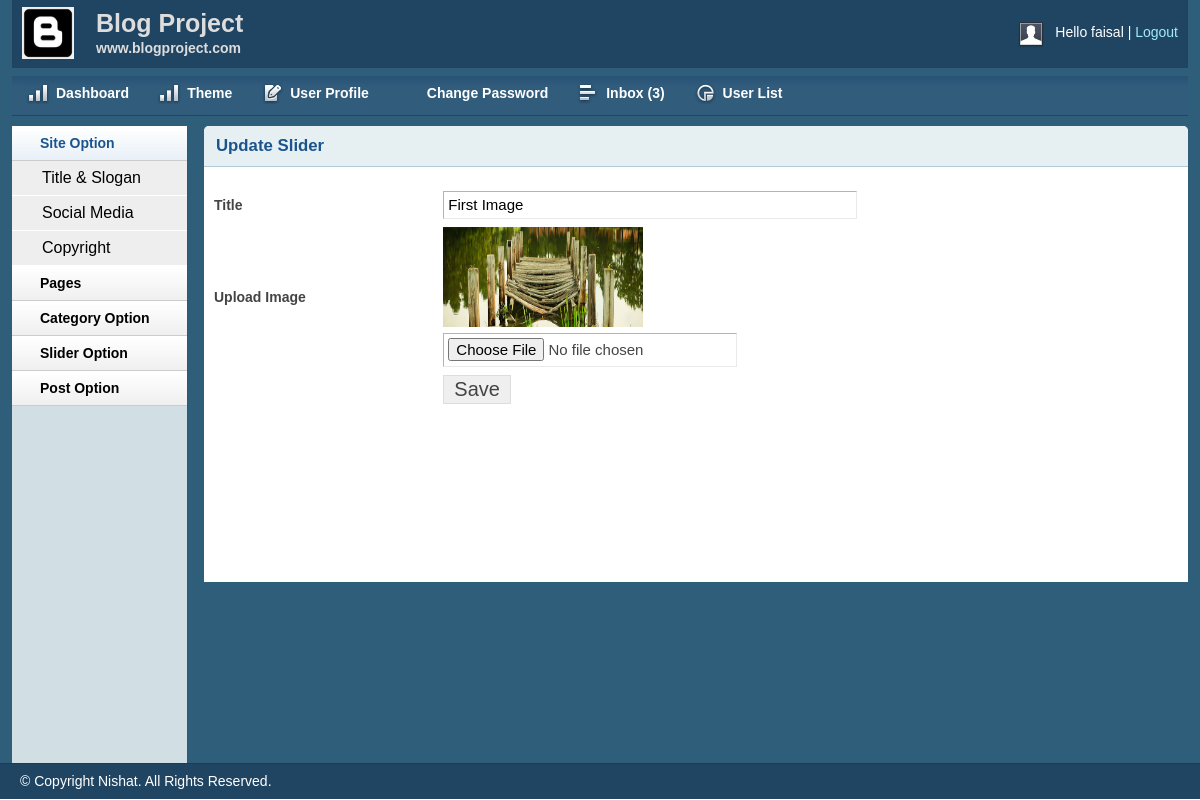
/admin/editslider.php?slideid=1 (signed in), run on the app's committed database.
### tables this page shows
CREATE TABLE `slider` (
  `id` int(11) NOT NULL,
  `title` varchar(255) NOT NULL,
  `image` varchar(255) NOT NULL
);

### lib/db.php (called while the page is built, shortened)
<?php
class DB
{
	public $host   = DB_HOST;
	public $user   = DB_USER;
	public $pass   = DB_PASS;
	public $dbname = DB_NAME;
	public $link;
	private function connectDB()
	{
		$this->link = new mysqli($this->host, $this->user, $this->pass, $this->dbname);
	}
	public function select($query)
	{
		$result = $this->link->query($query) or die($this->link->error . __LINE__);
		if ($result->num_rows > 0) {
			return $result;
		} else {
			return false;
		}
	}
}

### admin/editslider.php (the view, shortened to what this page needs)
<?php
include 'inc/header.php';
include 'inc/sidebar.php';
?>
<?php
if (!isset($_GET['slideid']) || $_GET['slideid'] == NULL) {
    header("Location: sliderlist.php");
} else {
    $slideid = $_GET['slideid'];
    $query = "select * from slider where id = $slideid";
    $slider = $db->select($query);
}
?>
<div class="grid_10">
    <div class="box round first grid">
        <h2>Update Slider</h2>
        <div class="block">
            <?php
            foreach ($slider as $pvalue) {
            ?>
            <form action="" method="POST" enctype="multipart/form-data">
                <table class="form">
                    <tr>
                        <td>
                            <label>Title</label>
                        </td>
                        <td>
                            <input type="text" name="title" value="<?php echo $pvalue['title'] ?>" class="medium" />
                        </td>
                    </tr>
                    <tr>
                        <td style="vertical-align: middle;">
                            <label>Upload Image</label>
                        </td>
                        <td>
                            <img src="<?php echo $pvalue['image'] ?>" height="100px" width="200px" /><br />
                            <input type="file" name="image" />
                        </td>
                    </tr>
                    <tr>
                        <td></td>
                        <td>
                            <input type="submit" name="submit" Value="Save" />
                        </td>
                    </tr>
                </table>
            </form>
            <?php
            }
            ?>
        </div>
    </div>
</div>
<?php
include 'inc/footer.php';
?>

### admin/css/layout.css (style rules this page uses)
body { background: #fff none repeat scroll 0 0; color: #444; font-size: 14px; padding: 0; }
h1, h2, h3, h4, h5, h6 { line-height: 1.2em; margin-bottom: .3em; }
h2 { margin-top: 1em; }
.box { background: #fff; margin-bottom: 20px; padding: 10px 10px 10px 10px; margin-left: -8px; }
.box.grid { padding-bottom: 40px; }
.box.round { -moz-border-radius: 5px 5px 0px 0px; -webkit-border-radius: 5px 5px 0px 0px; border-radius: 5px 5px 0px 0px; }
.box h2 { font-size: 1.2em; font-weight: bold; color: #1B548D; background: #E6F0F3; margin: -10px -10px 0 -10px; padding: 10px 12px; border-bottom: 1px solid #B3CBD6; -moz-border-radius: 5px 5px 0px 0px; -webkit-border-radius: 5px 5px 0px 0px; border-radius: 5px 5px 0px 0px; }
.box.first { min-height: 406px; }
.block { padding-top: 20px; }
table.form { width: 100%; }
table.form td { padding: 4px 0px; }
table.form label { font-weight: bold; }
table.form input, table.form select { font-size: 15px; padding: 4px 4px 5px 4px; border-top: 1px solid #b3b3b3; border-left: 1px solid #b3b3b3; border-right: 1px solid #eaeaea; border-bottom: 1px solid #eaeaea; }
table.form input[type="submit"] { border: 1px solid #ddd; color: #444; cursor: pointer; font-size: 20px; padding: 2px 10px; }
input.medium { width: 55%; }
.block { padding-bottom: 1px; }

### data on the page
slider: title "First Image", image (picture)

### other printed values
Session::get('username') "faisal"
$count "3"
